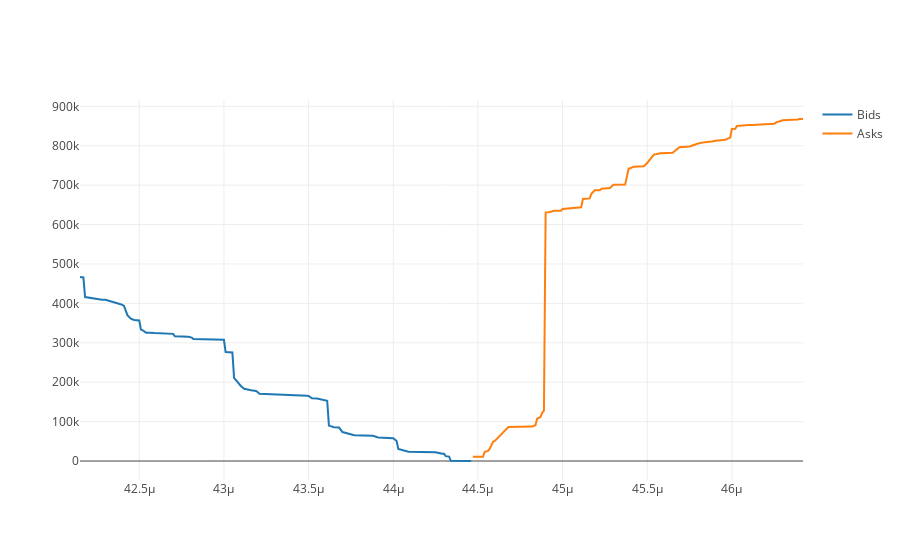

Notebook source saved alongside this figure:
### Markdown cell above
Now that we've got our cumulative quantities for bids/asks, let's re-plot the order book using the same methodology as above. The depth of the order book is much more visible and intuitive now that we can see the small buy walls and monster sell wall.

### Code cell
bids = go.Scatter(
    x = orderbook.bids_price,
    y = orderbook.cum_bids,
    name = 'Bids'
)

asks = go.Scatter(
    x = orderbook.asks_price,
    y = orderbook.cum_asks,
    name = 'Asks'
)

depth_plot = [bids, asks]
fig = go.Figure(data=depth_plot)
iplot(fig)
